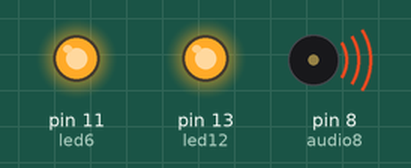
Simulated run of this program. Board: Arduino Uno, built with avr-gcc and run on an emulated ATmega328P. Shown: output pins drawn as LEDs (lit = HIGH), buzzer (waves = sounding). What the program prints to the serial monitor is not drawn.

Above: at 0.01 s.
At 11.7 s:
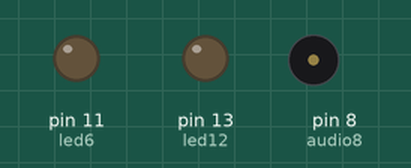
Timing chart, 0 to 13.2 s (numbered marks = the images above):
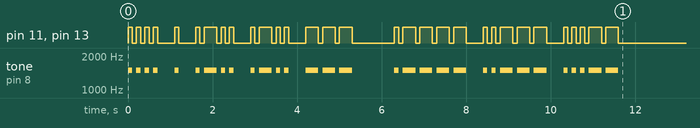

The program:

main.cpp
```cpp
#include <Arduino.h>
char stringToMorseCode[] = "Hello 123";
// Create variable to define the output pins
int led12 = 13;      // blink an led on output 12
int led6 = 11;        // blink an led on output 6
int audio8 = 8;      // output audio on pin 8
int note = 1500;      // music note/pitch

/*
	Set the speed of your morse code
	Adjust the 'dotlen' length to speed up or slow down your morse code
		(all of the other lengths are based on the dotlen)

	Here are the ratios code elements:
	  Dash length = Dot length x 3
	  Pause between elements = Dot length
		  (pause between dots and dashes within the character)
	  Pause between characters = Dot length x 3
	  Pause between words = Dot length x 7
  */
int dotLen = 100;     // length of the morse code 'dot'
int dashLen = dotLen * 3;    // length of the morse code 'dash'
int elemPause = dotLen;  // length of the pause between elements of a character
int Spaces = dotLen * 3;     // length of the spaces between characters
int wordPause = dotLen * 7;  // length of the pause between words


// DOT
void MorseDot()
{
  Serial.print(".");
  digitalWrite(led12, HIGH);  	// turn the LED on
  digitalWrite(led6, HIGH);
  tone(audio8, note, dotLen);	// start playing a tone
  delay(dotLen);				// hold in this position
}

// DASH
void MorseDash()
{
  Serial.print("-");
  digitalWrite(led12, HIGH);  	// turn the LED on
  digitalWrite(led6, HIGH);
  tone(audio8, note, dashLen);	// start playing a tone
  delay(dashLen);               // hold in this position
}

// Turn Off
void LightsOff(int delayTime)
{
  digitalWrite(led12, LOW);    	// turn the LED off
  digitalWrite(led6, LOW);
  noTone(audio8);	       	   	// stop playing a tone
  delay(delayTime);            	// hold in this position
}

// *** Characters to Morse Code Conversion *** //
void GetChar(char tmpChar)
{
	switch (tmpChar) {
	  case 'a':
		MorseDot();
		LightsOff(elemPause);
		MorseDash();
		LightsOff(elemPause);
		break;
	  case 'b':
		MorseDash();
		LightsOff(elemPause);
		MorseDot();
		LightsOff(elemPause);
		MorseDot();
		LightsOff(elemPause);
		MorseDot();
		LightsOff(elemPause);
		break;
	  case 'c':
	    MorseDash();
		LightsOff(elemPause);
		MorseDot();
		LightsOff(elemPause);
		MorseDash();
		LightsOff(elemPause);
		MorseDot();
		LightsOff(elemPause);
		break;
	  case 'd':
	  	MorseDash();
		LightsOff(elemPause);
		MorseDash();
		LightsOff(elemPause);
		MorseDot();
		LightsOff(elemPause);
		break;
	  case 'e':
		MorseDot();
		LightsOff(elemPause);
		break;
	  case 'f':
	    MorseDot();
		LightsOff(elemPause);
		MorseDot();
		LightsOff(elemPause);
		MorseDash();
		LightsOff(elemPause);
		MorseDot();
		LightsOff(elemPause);
		break;
	  case 'g':
		MorseDash();
		LightsOff(elemPause);
		MorseDash();
		LightsOff(elemPause);
		MorseDot();
		LightsOff(elemPause);
		break;
	  case 'h':
	    MorseDot();
		LightsOff(elemPause);
		MorseDot();
		LightsOff(elemPause);
		MorseDot();
		LightsOff(elemPause);
		MorseDot();
		LightsOff(elemPause);
		break;
	  case 'i':
	    MorseDot();
		LightsOff(elemPause);
		MorseDot();
		LightsOff(elemPause);
		break;
	  case 'j':
	    MorseDot();
		LightsOff(elemPause);
		MorseDash();
		LightsOff(elemPause);
		MorseDash();
		LightsOff(elemPause);
		MorseDash();
		LightsOff(elemPause);
		break;
      case 'k':
	    MorseDash();
		LightsOff(elemPause);
		MorseDot();
		LightsOff(elemPause);
		MorseDash();
		LightsOff(elemPause);
		break;
	  case 'l':
	    MorseDot();
		LightsOff(elemPause);
		MorseDash();
		LightsOff(elemPause);
		MorseDot();
		LightsOff(elemPause);
		MorseDot();
		LightsOff(elemPause);
		break;
      case 'm':
	    MorseDash();
		LightsOff(elemPause);
		MorseDash();
		LightsOff(elemPause);
		break;
	  case 'n':
	    MorseDash();
		LightsOff(elemPause);
		MorseDot();
		LightsOff(elemPause);
		break;
	  case 'o':
	    MorseDash();
		LightsOff(elemPause);
		MorseDash();
		LightsOff(elemPause);
		MorseDash();
		LightsOff(elemPause);
		break;
	  case 'p':
	    MorseDot();
		LightsOff(elemPause);
		MorseDash();
		LightsOff(elemPause);
		MorseDash();
		LightsOff(elemPause);
		MorseDot();
		LightsOff(elemPause);
		break;
	  case 'q':
	    MorseDash();
		LightsOff(elemPause);
		MorseDash();
		LightsOff(elemPause);
		MorseDot();
		LightsOff(elemPause);
		MorseDash();
		LightsOff(elemPause);
		break;
	  case 'r':
	    MorseDot();
		LightsOff(elemPause);
		MorseDash();
		LightsOff(elemPause);
		MorseDot();
		LightsOff(elemPause);
		break;
	  case 's':
	    MorseDot();
		LightsOff(elemPause);
		MorseDot();
		LightsOff(elemPause);
		MorseDot();
		LightsOff(elemPause);
		break;
	  case 't':
	    MorseDash();
		LightsOff(elemPause);
		break;
	  case 'u':
	    MorseDot();
		LightsOff(elemPause);
		MorseDot();
		LightsOff(elemPause);
		MorseDash();
		LightsOff(elemPause);
		break;
	  case 'v':
	    MorseDot();
		LightsOff(elemPause);
		MorseDot();
		LightsOff(elemPause);
		MorseDot();
		LightsOff(elemPause);
		MorseDash();
		LightsOff(elemPause);
		break;
	  case 'w':
	    MorseDot();
		LightsOff(elemPause);
		MorseDash();
		LightsOff(elemPause);
		MorseDash();
		LightsOff(elemPause);
		break;
	  case 'x':
	    MorseDash();
		LightsOff(elemPause);
		MorseDot();
		LightsOff(elemPause);
		MorseDot();
		LightsOff(elemPause);
		MorseDash();
		LightsOff(elemPause);
		break;
	  case 'y':
	    MorseDash();
		LightsOff(elemPause);
		MorseDot();
		LightsOff(elemPause);
		MorseDash();
		LightsOff(elemPause);
		MorseDash();
		LightsOff(elemPause);
		break;
	  case 'z':
	    MorseDash();
		LightsOff(elemPause);
		MorseDash();
		LightsOff(elemPause);
		MorseDot();
		LightsOff(elemPause);
		MorseDot();
		LightsOff(elemPause);
		break;
	  case '1':
	  	MorseDot();
		LightsOff(elemPause);
		MorseDash();
		LightsOff(elemPause);
		MorseDash();
		LightsOff(elemPause);
		MorseDash();
		LightsOff(elemPause);
		MorseDash();
		LightsOff(elemPause);
		break;
	  case '2':
	  	MorseDot();
		LightsOff(elemPause);
		MorseDot();
		LightsOff(elemPause);
	  	MorseDash();
		LightsOff(elemPause);
		MorseDash();
		LightsOff(elemPause);
		MorseDash();
		LightsOff(elemPause);
		break;
	  case '3':
	  	MorseDot();
		LightsOff(elemPause);
		MorseDot();
		LightsOff(elemPause);
		MorseDot();
		LightsOff(elemPause);
		MorseDash();
		LightsOff(elemPause);
		MorseDash();
		LightsOff(elemPause);
		break;
	  case '4':
	  	MorseDot();
		LightsOff(elemPause);
		MorseDot();
		LightsOff(elemPause);
		MorseDot();
		LightsOff(elemPause);
		MorseDot();
		LightsOff(elemPause);
		MorseDash();
		LightsOff(elemPause);
		break;
	  case '5':
	  	MorseDot();
		LightsOff(elemPause);
		MorseDot();
		LightsOff(elemPause);
		MorseDot();
		LightsOff(elemPause);
		MorseDot();
		LightsOff(elemPause);
		MorseDot();
		LightsOff(elemPause);
		break;
	  case '6':
	  	MorseDash();
		LightsOff(elemPause);
	  	MorseDot();
		LightsOff(elemPause);
		MorseDot();
		LightsOff(elemPause);
		MorseDot();
		LightsOff(elemPause);
		MorseDot();
		LightsOff(elemPause);
		break;
	  case '7':
	  	MorseDash();
		LightsOff(elemPause);
		MorseDash();
		LightsOff(elemPause);
		MorseDot();
		LightsOff(elemPause);
		MorseDot();
		LightsOff(elemPause);
		MorseDot();
		LightsOff(elemPause);
		break;
	  case '8':
	  	MorseDash();
		LightsOff(elemPause);
		MorseDash();
		LightsOff(elemPause);
		MorseDash();
		LightsOff(elemPause);
		MorseDot();
		LightsOff(elemPause);
		MorseDot();
		LightsOff(elemPause);
		break;
	  case '9':
	  	MorseDash();
		LightsOff(elemPause);
		MorseDash();
		LightsOff(elemPause);
		MorseDash();
		LightsOff(elemPause);
		MorseDash();
		LightsOff(elemPause);
		MorseDot();
		LightsOff(elemPause);
		break;
	  case '0':
	  	MorseDash();
		LightsOff(elemPause);
		MorseDash();
		LightsOff(elemPause);
		MorseDash();
		LightsOff(elemPause);
		MorseDash();
		LightsOff(elemPause);
		MorseDash();
		LightsOff(elemPause);
		break;
	  default:
		// If a matching character was not found it will default to a blank space
		LightsOff(Spaces);
	}
}

// the setup routine runs once when you press reset:
void setup() {
  // initialize serial
  Serial.begin(9600);
  Serial.println(" ");
  // initialize the digital pin as an output for LED lights.
  pinMode(led12, OUTPUT);
  pinMode(led6, OUTPUT);
    // Loop through the string and get each character one at a time until the end is reached
  for (int i = 0; i < sizeof(stringToMorseCode) - 1; i++)
  {
    // Get the character in the current position
	char tmpChar = stringToMorseCode[i];
	// Set the case to lower case
	tmpChar = toLowerCase(tmpChar);
	// Call the subroutine to get the morse code equivalent for this character
	Serial.print(tmpChar);
	Serial.print(" ");
	GetChar(tmpChar);
	Serial.println("");
	delay(Spaces);
  }
}

void loop()
{

}
```
